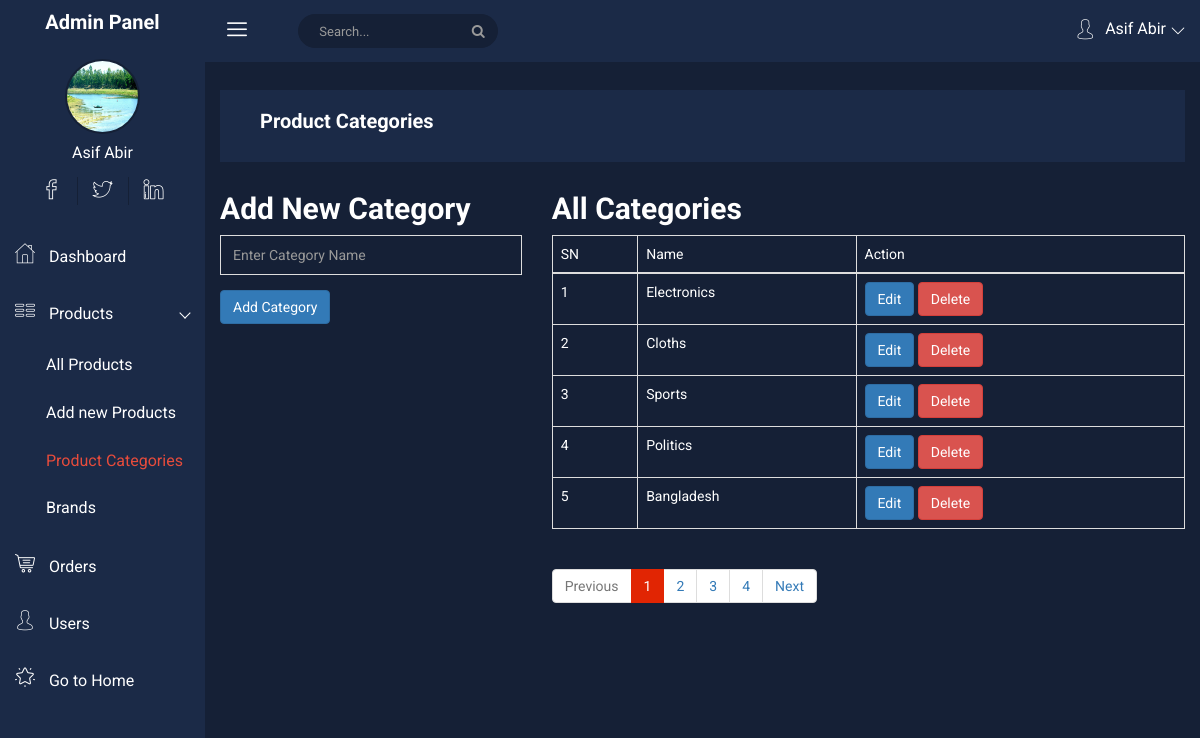
Screenshot of /project/admin/product-categories.php?page=1 (signed in) with the database file from the repository.
### tables this page shows
CREATE TABLE `categories` (
  `id` int(11) NOT NULL,
  `name` varchar(255) NOT NULL
);

### project/admin/product-categories.php (the view, shortened to what this page needs)
<?php require_once "./headder.php" ?>
<?php require_once "./sidebar.php" ?>
<?php
$pageNumber = isset($_GET['page']) ? (int)$_GET['page'] : null;
?>
<div class="all-content-wrapper" style="color: white">
    <div class="container-fluid">
        <div class="row">
            <div class="col-lg-12 col-md-12 col-sm-12 col-xs-12">
                <div class="logo-pro">
                    <a href="index.html"><img class="main-logo" src="img/logo/logo.png" alt="" /></a>
                </div>
            </div>
        </div>
    </div>
    <?php
    require_once "./top-header.php";
    ?>
    <div class="container-fluid">
        <?php if(!isset($_GET['editId']) && !isset($_GET['deleteId'])){ ?>
        <div class="row">
            <div class="col-md-4">
                <h2>
                    Add New Category
                </h2>
                <form action="" method="post">
                    <div class="form-group-inner">
                        <input type="text" name="category" class="form-control" placeholder="Enter Category Name">
                    </div>
                    <button type="submit" class="btn btn-primary" name="addCat">Add Category</button>
                </form>
            </div>
            <div class="col-md-8">
                <h2>All Categories</h2>
                <table class="table table-bordered">
                    <thead>
                        <tr>
                            <td>SN</td>
                            <td>Name</td>
                            <td>Action</td>
                        </tr>
                    </thead>
                    <tbody>
                        <?php
                        $sql = "SELECT * FROM `categories`";
                        $query = $conn->query($sql);
                        $totalCategories = $query->num_rows;
                        $perPage = 5;
                        $totalPages = ceil($totalCategories / $perPage);
                        $start = ($pageNumber - 1) * $perPage;
                        $sql = "SELECT * FROM `categories` LIMIT $start, $perPage";
                        $query = $conn->query($sql);
                        $sn = $start + 1;
                        while($row = $query->fetch_assoc()){
                        ?>
                        <tr>
                            <td><?php echo $sn++ ?></td>
                            <td><?php echo $row['name'] ?></td>
                            <td>
                                <a href="product-categories.php?page=<?= $pageNumber ?>&editId=<?php echo $row['id'] ?>" class="btn btn-primary">Edit</a>
                                <a href="product-categories.php?page=<?= $pageNumber ?>&deleteId=<?php echo $row['id'] ?>" class="btn btn-danger">Delete</a>
                            </td>
                        </tr>
                        <?php } ?>
                    </tbody>
                </table>
                <nav aria-label="Page navigation example">
                    <ul class="pagination">
                        <li class="page-item <?php if($pageNumber <= 1){ echo 'disabled'; } ?>"><a class="page-link" href="product-categories.php?page=<?php echo $pageNumber - 1 ?>">Previous</a></li>
                        <?php for($i = 1; $i <= $totalPages; $i++){ ?>
                        <li class="page-item <?php if($pageNumber == $i){ echo 'active'; } ?>"><a class="page-link" href="product-categories.php?page=<?php echo $i ?>"><?php echo $i ?></a></li>
                        <?php } ?>
                        <li class="page-item <?php if($pageNumber >= $totalPages){ echo 'disabled'; } ?>"><a class="page-link" href="product-categories.php?page=<?php echo $pageNumber + 1 ?>">Next</a></li>
                    </ul>
                </nav>
            </div>
        </div>
        <?php } ?>
    </div>
</div>
<?php require_once "./footer.php" ?>

### project/admin/css/main.css (style rules this page uses)
html { color: #222; font-size: 1em; line-height: 1.4; }
input[type="text"], input[type="password"], input[type="email"], textarea { color: #fff !important; }

### rows the page displays
categories: name "Electronics"
categories: name "Cloths"
categories: name "Sports"
categories: name "Politics"
categories: name "Bangladesh"

### other values shown
$_SESSION['user']['name'] "Asif Abir"
$breadcome "Product Categories"
